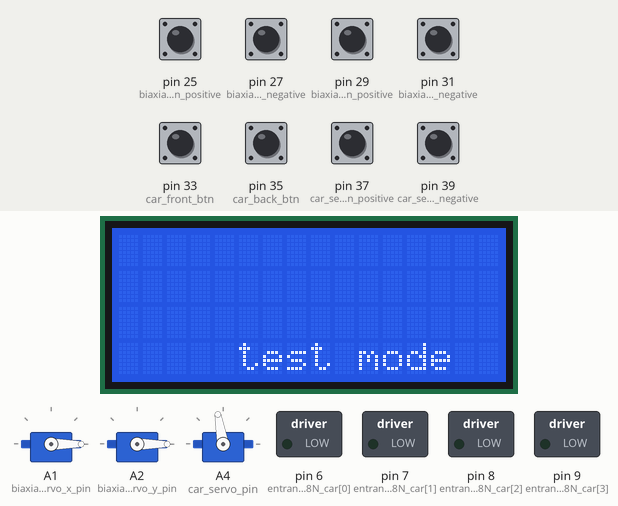
This sketch was run on a simulated Arduino Mega 2560, built with avr-gcc and run on an emulated ATmega2560. Parts: 3 × servo, 16×4 character LCD, switched loads named in the sketch (green lamp = pin HIGH). The inputs (shaded band) are chosen by the test bench; at power-on: pin 25 (biaxial_servo_x_control_btn_positive), pin 27 (biaxial_servo_x_control_btn_negative), pin 29 (biaxial_servo_y_control_btn_positive), pin 31 (biaxial_servo_y_control_btn_negative), pin 33 (car_front_btn), pin 35 (car_back_btn), pin 37 (car_servo_btn_positive), pin 39 (car_servo_btn_negative) LOW. What the sketch prints to the serial monitor is not drawn.

Above: at 2.2 s.
2.3 s: pin 25 (biaxial_servo_x_control_btn_positive) pulled HIGH for 1 s
At 3.9 s:
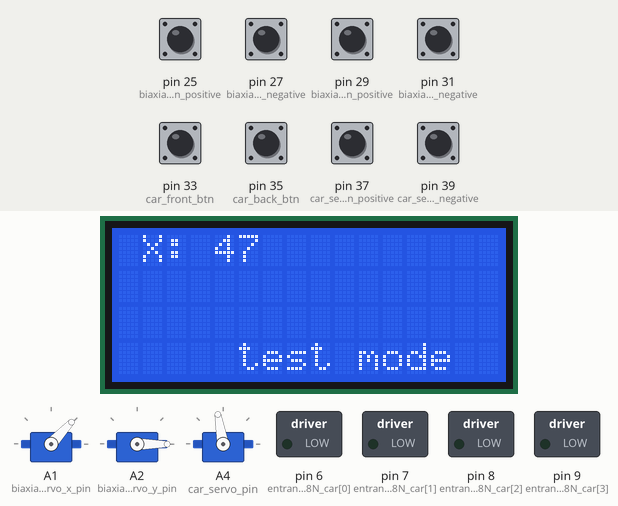
4.8 s: pin 37 (car_servo_btn_positive) pulled HIGH for 0.15 s
At 5.3 s:
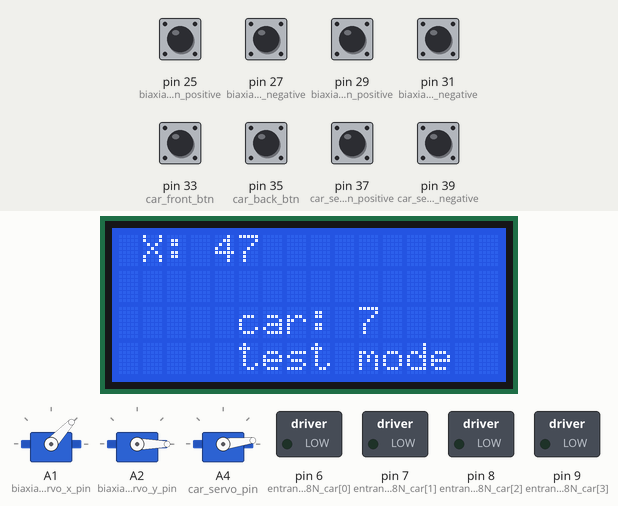
6.4 s: pin 29 (biaxial_servo_y_control_btn_positive) pulled HIGH for 1 s
At 8.2 s:
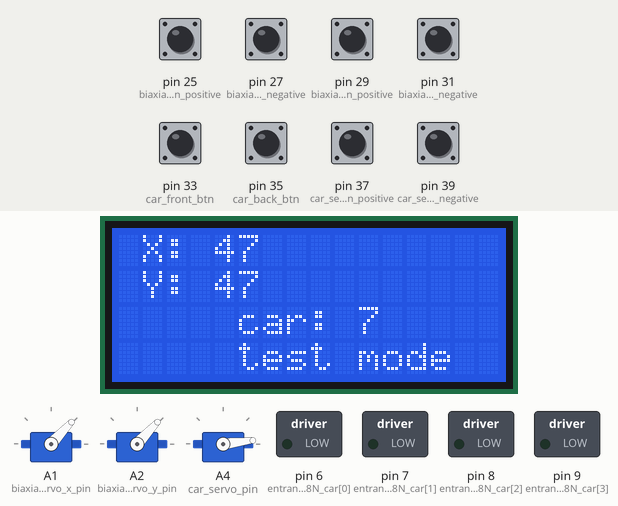
8.9 s: pin 33 (car_front_btn) pulled HIGH for 0.15 s
At 8.98 s:
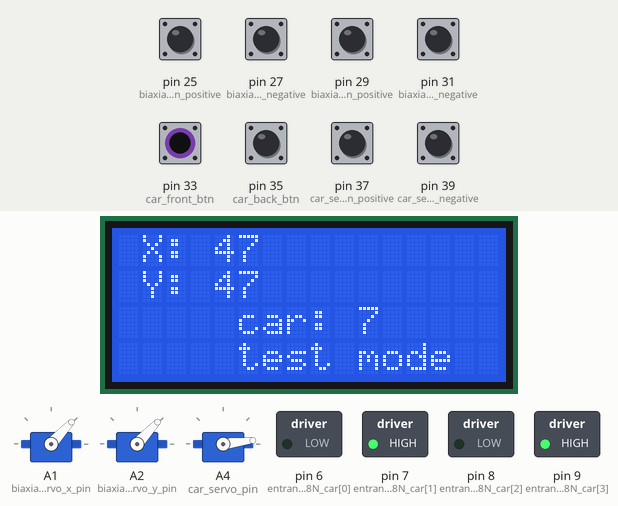
10.5 s: pin 35 (car_back_btn) pulled HIGH for 0.15 s
At 10.57 s:
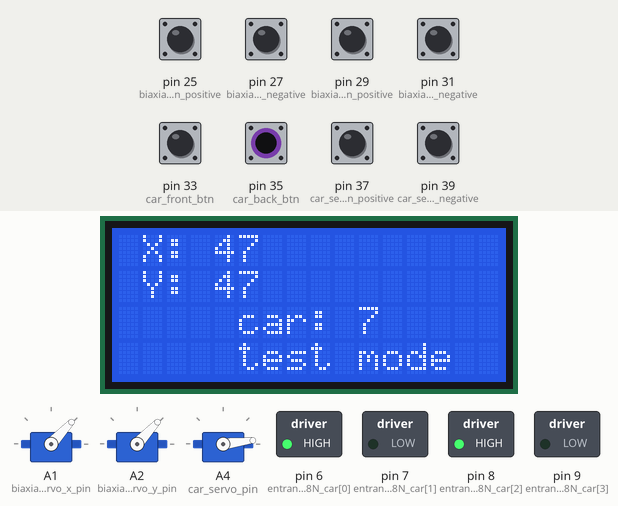
12.1 s: pin 27 (biaxial_servo_x_control_btn_negative) pulled HIGH for 1 s
At 13.7 s:
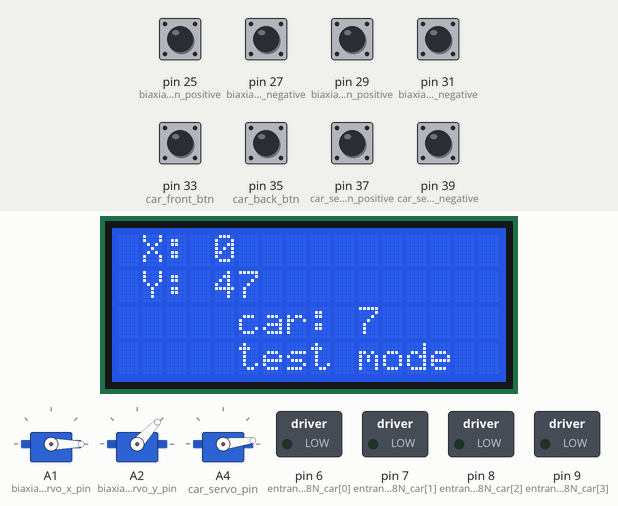
Timing chart, 0 to 15.2 s (numbered marks = the images above; inputs shaded):
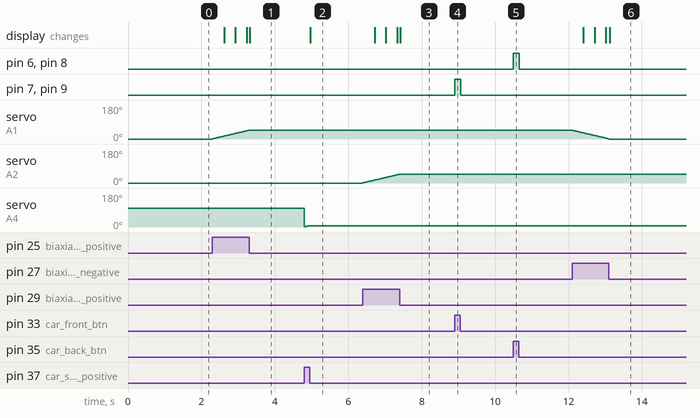

Measured:
- after the input at 2.3 s, servo on A1 (biaxial_servo_x_pin): moves from 0° to 47° over 1.0 s, starting at once; the display: first changes after 0.32 s (image 1 shows a later state)
- after the input at 4.8 s, servo on A4 (car_servo_pin): 100° → 7° at once; the display: changes after 0.16 s (image 2)
- after the input at 6.4 s, servo on A2 (biaxial_servo_y_pin): moves from 0° to 47° over 1.0 s, starting at once; the display: first changes after 0.32 s (image 3 shows a later state)
- after the input at 8.9 s, pin 7 (entrance_L298N_car[1]), pin 9 (entrance_L298N_car[3]): LOW → HIGH at once, → LOW 0.16 s later
- after the input at 10.5 s, pin 6 (entrance_L298N_car[0]), pin 8 (entrance_L298N_car[2]): LOW → HIGH at once, → LOW 0.16 s later
- after the input at 12.1 s, servo on A1 (biaxial_servo_x_pin): moves from 47° to 0° over 1.0 s, starting at once; the display: first changes after 0.31 s (image 6 shows a later state)

The sketch:

save_test.ino
```cpp
#include <LiquidCrystal_I2C.h>  // LCD_I2C模組程式庫
#include <Servo.h>
#include <Stepper.h>

// 雙軸伺服馬達
Servo biaxial_servo_x, biaxial_servo_y;
const int biaxial_servo_x_pin = A1, biaxial_servo_y_pin = A2;
// 車車的伺服馬達
Servo car_servo;
const int car_servo_pin = A4;
// LCD
LiquidCrystal_I2C lcd(0x27, 16, 4); // I2C位址，默認為0x27或0x3F，依據背板的晶片不同而有差異，16、2為LCD顯示器大小。

// ----------------------------- 控制腳位 start ----------------------------- //

// 伺服馬達
const int biaxial_servo_x_control_btn_negative = 27, biaxial_servo_x_control_btn_positive = 25;
const int biaxial_servo_y_control_btn_negative = 31, biaxial_servo_y_control_btn_positive = 29;
int servo_x_lastStatus = false, servo_y_lastStatus = false;
// 車車(減速馬達)的L298N
const int entrance_L298N_car[4] = {6, 7, 8, 9};
const int car_front_btn = 33, car_back_btn = 35;
int car_lastState = false;
//步進馬達
// Stepper disc_stepper(200, 2, 3, 4, 5);
// const int disc_btn_front = 39, disc_btn_back = 37;
// const int relay = 48; // 繼電器
// int disc_lastState = false;
// 車車的伺服馬達(掛勾)
const  int car_servo_btn_negative = 39, car_servo_btn_positive = 37;
int car_servo_lastStatus = false;

int servo_x_pos = 0, servo_y_pos = 0, servo_car_pos = 0;
int angle = 1, angle_delayTime = 15;

// ----------------------------- 控制腳位 end ----------------------------- //

// ----------------------------------------------- 變數設定 ----------------------------------------------- //

void setup() {

    // 開啟Serial Port 並設定通訊速率(baud rate)
    Serial.begin(9600);

    // 控制腳位
    pinMode(biaxial_servo_x_control_btn_negative, INPUT);
    pinMode(biaxial_servo_x_control_btn_positive, INPUT);
    pinMode(biaxial_servo_y_control_btn_negative, INPUT);
    pinMode(biaxial_servo_y_control_btn_positive, INPUT);
    pinMode(car_front_btn, INPUT);
    pinMode(car_back_btn, INPUT);

    pinMode(car_servo_btn_negative, INPUT);
    pinMode(car_servo_btn_positive, INPUT);
    // pinMode(disc_btn_front, INPUT);
    // pinMode(disc_btn_back, INPUT);

    for(int i=0; i<4; i++){
        pinMode(entrance_L298N_car[i], OUTPUT);
    }

    // 伺服馬達
    biaxial_servo_x.attach(biaxial_servo_x_pin); // 雙軸 X
    biaxial_servo_y.attach(biaxial_servo_y_pin); // 雙軸 Y
    car_servo.attach(car_servo_pin);
    // 伺服馬達定位
    biaxial_servo_x.write(0);
    biaxial_servo_y.write(0);
    car_servo.write(100);

    // 步進馬達
    // pinMode(relay, OUTPUT);
    // digitalWrite(relay, LOW);
    // disc_stepper.setSpeed(30);

    // 初始化 LCD
    lcd.init();
    lcd.backlight();
    lcd.clear();

    setUpLCD(1, 3, "test mode");


    // 最後歸位
    delay(1000);
    biaxial_servo_x.detach();
    biaxial_servo_y.detach();
    car_servo.detach();

}

void loop() {
//    if ( digitalRead(biaxial_servo_x_control_btn_negative) == HIGH){
//      Serial.println(biaxial_servo_x_control_btn_negative);
//    }
//    if ( digitalRead(biaxial_servo_x_control_btn_positive) == HIGH){
//      Serial.println(biaxial_servo_x_control_btn_positive);
//    }
//    if ( digitalRead(biaxial_servo_y_control_btn_negative) == HIGH){
//      Serial.println(biaxial_servo_y_control_btn_negative);
//    }
//    if ( digitalRead(biaxial_servo_y_control_btn_positive) == HIGH){
//      Serial.println(biaxial_servo_y_control_btn_positive);
//    }
//    if ( digitalRead(car_front_btn) == HIGH){
//      Serial.println(car_front_btn);
//    }
//    if ( digitalRead(car_back_btn) == HIGH){
//      Serial.println(car_back_btn);
//    }
//     if ( digitalRead(disc_btn_front) == HIGH){
//      Serial.println(disc_btn_front);
//    }
//     if ( digitalRead(disc_btn_back) == HIGH){
//      Serial.println(disc_btn_back);
//    }

    // x軸 - 負
    if ( digitalRead(biaxial_servo_x_control_btn_negative) == HIGH){

        // 按著就增加 angle度
        if(servo_x_pos + (-1 * angle) >= 0 ){
            servo_x_pos += (-1 * angle);
            biaxial_servo_x.attach(biaxial_servo_x_pin);
            biaxial_servo_x.write(servo_x_pos);
            delay(angle_delayTime);
        }

        Serial.println("servo_x_pos: " + String(servo_x_pos));
        setUpLCD(1, 0, "X: "  + String(servo_x_pos) + " ");
        servo_x_lastStatus = true;
    }
    // x軸 - 正
    else if ( digitalRead(biaxial_servo_x_control_btn_positive) == HIGH){

        // 按著就增加 angle度
        if(servo_x_pos + (1 * angle) <= 180 ){
            servo_x_pos += (1 * angle);
            biaxial_servo_x.attach(biaxial_servo_x_pin);
            biaxial_servo_x.write(servo_x_pos);
            delay(angle_delayTime);
        }

        Serial.println("servo_x_pos: " + String(servo_x_pos));
        setUpLCD(1, 0, "X: "  + String(servo_x_pos) + " ");

        servo_x_lastStatus = true;
    }
    else if (servo_x_lastStatus == true
                && digitalRead(biaxial_servo_x_control_btn_negative) == LOW
                && digitalRead(biaxial_servo_x_control_btn_positive) == LOW){
        biaxial_servo_x.detach();
        servo_x_lastStatus = false;
    }

    // y軸 - 負
    if ( digitalRead(biaxial_servo_y_control_btn_negative) == HIGH){

        // 按著就增加 angle度
        if(servo_y_pos + (-1 * angle) >= 0 ){
            servo_y_pos += (-1 * angle);
            biaxial_servo_y.attach(biaxial_servo_y_pin);
            biaxial_servo_y.write(servo_y_pos);
            delay(angle_delayTime);
        }

        Serial.println("servo_y_pos: " + String(servo_y_pos));
        setUpLCD(1, 1, "Y: "  + String(servo_y_pos) + " ");

        servo_y_lastStatus = true;
    }
   // y軸 - 正
    else if ( digitalRead(biaxial_servo_y_control_btn_positive) == HIGH){

        // 按著就增加 angle度
        if(servo_y_pos + (1 * angle) <= 180 ){
            servo_y_pos += (1 * angle);
            biaxial_servo_y.attach(biaxial_servo_y_pin);
            biaxial_servo_y.write(servo_y_pos);
            delay(angle_delayTime);
        }

        Serial.println("servo_y_pos: " + String(servo_y_pos));
        setUpLCD(1, 1, "Y: "  + String(servo_y_pos) + " ");

        servo_y_lastStatus = true;
    }
    else if (servo_y_lastStatus == true
                && digitalRead(biaxial_servo_y_control_btn_negative) == LOW
                && digitalRead(biaxial_servo_y_control_btn_positive) == LOW){
         biaxial_servo_y.detach();
        servo_y_lastStatus = false;
    }

    // 車車 - 前進
    if ( digitalRead(car_front_btn) == HIGH){

        mfront(entrance_L298N_car);
        Serial.println("car front. ");
        car_lastState = true;
    }
    // 車車 - 後退
    else if ( digitalRead(car_back_btn) == HIGH){

        mback(entrance_L298N_car);
        Serial.println("car back. ");
        car_lastState = true;
    }
    else if(car_lastState == true && digitalRead(car_back_btn) == LOW && digitalRead(car_front_btn) == LOW){
        mstop(entrance_L298N_car);
        car_lastState = false;
    }


    /*
    // 圓盤 - 正轉
    if ( digitalRead(disc_btn_front) == HIGH){

        // 開始旋轉
        digitalWrite(relay, HIGH); // 把繼電器打開
        disc_stepper.step(20);  //正半圈
        Serial.println("disc front. ");
        disc_lastState = true;
    }
    // 圓盤 - 反轉
    else if ( digitalRead(disc_btn_back) == HIGH){
        // 開始旋轉
        digitalWrite(relay, HIGH);  // 把繼電器打開
        disc_stepper.step(-20);     //正半圈
        Serial.println("disc back. ");
        disc_lastState = true;
    }
    else if (disc_lastState == true && digitalRead(disc_btn_back) == LOW  && digitalRead(disc_btn_front) == LOW){
        digitalWrite(relay, LOW); // 把繼電器關閉
        disc_lastState = false;
    }
    */

   // 車車伺服馬達 - 負
    if ( digitalRead(car_servo_btn_negative) == HIGH){

        // 按著就增加 angle度
        if(servo_car_pos + (-1 * angle) >= 0 ){
            servo_car_pos += (-1 * angle);
            car_servo.attach(car_servo_pin);
            car_servo.write(servo_car_pos);
            delay(angle_delayTime);
        }

        Serial.println("servo_car_pos: " + String(servo_car_pos));
        setUpLCD(1, 2, "car: "  + String(servo_car_pos) + " ");
        car_servo_lastStatus = true;
    }
    // 車車伺服馬達 - 正
    else if ( digitalRead(car_servo_btn_positive) == HIGH){

        // 按著就增加 angle度
        if(servo_car_pos + (1 * angle) <= 180 ){
            servo_car_pos += (1 * angle);
            car_servo.attach(car_servo_pin);
            car_servo.write(servo_car_pos);
            delay(angle_delayTime);
        }

        Serial.println("servo_car_pos: " + String(servo_car_pos));
        setUpLCD(1, 2, "car: "  + String(servo_car_pos) + " ");

        car_servo_lastStatus = true;
    }
    else if (car_servo_lastStatus == true
                && digitalRead(car_servo_btn_negative) == LOW
                && digitalRead(car_servo_btn_positive) == LOW){
        car_servo.detach();
        car_servo_lastStatus = false;
    }
}

// 步進馬達: 停止
void mstop(int l298n_car[4]) {
    digitalWrite(l298n_car[0], LOW);
    digitalWrite(l298n_car[1], LOW);
    digitalWrite(l298n_car[2], LOW);
    digitalWrite(l298n_car[3], LOW);
}
// 步進馬達: 前進
void mfront(int l298n_car[4]) {
    digitalWrite(l298n_car[0], LOW);
    digitalWrite(l298n_car[1], HIGH);
    digitalWrite(l298n_car[2], LOW);
    digitalWrite(l298n_car[3], HIGH);
}
// 步進馬達: 後退
void mback(int l298n_car[4]) {
    digitalWrite(l298n_car[0], HIGH);
    digitalWrite(l298n_car[1], LOW);
    digitalWrite(l298n_car[2], HIGH);
    digitalWrite(l298n_car[3], LOW);
}

// 確認按鈕狀況
int checkTheBtnStatus(const int button, int& buttonState, int& buttonLastState, long& buttonlastDebounceTime, long delayTime){
    int buttonRead = digitalRead(button);
    if (buttonRead != buttonLastState) {  // 如果按键状态和上次不同
        buttonlastDebounceTime = millis();  // 记录初始时间
    }

    if ((millis() - buttonlastDebounceTime) > delayTime) {
        if (buttonRead != buttonState) {  // 如果按键状态改变了
            buttonState = buttonRead;

            // 切換了開始
            if (buttonRead == HIGH) {
                return true;
            }
        }
    }
    buttonLastState = buttonRead;  // 保存处理结果
    return false;
}

// LCD 顯示畫面
void setUpLCD(int column, int row, String text){
    lcd.setCursor(column, row);  // (colum, row)
    lcd.print(text);
}
```
